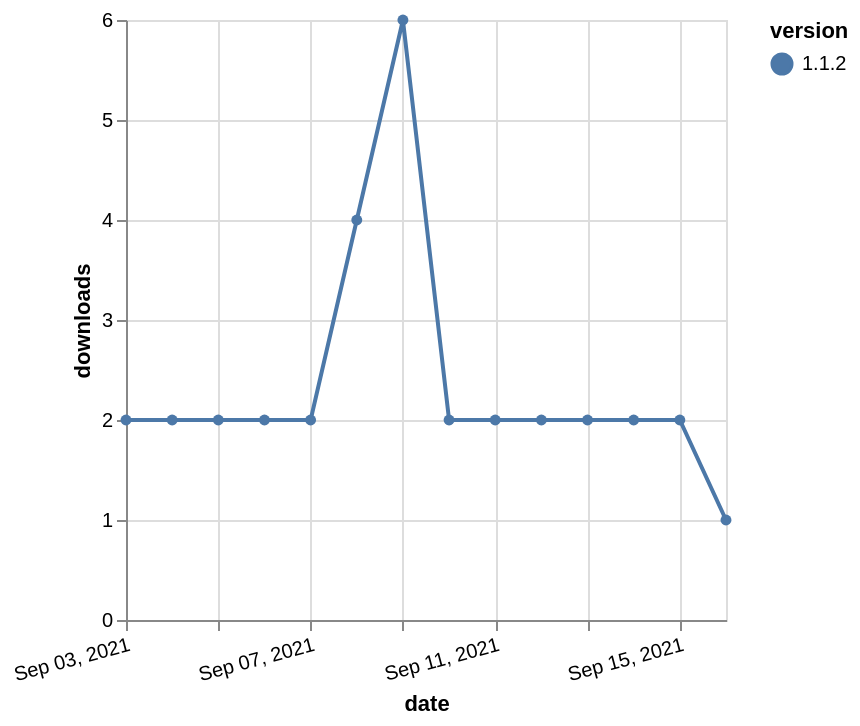

Source (Vega-Lite JSON):
### Vega-Lite specification from a JSON file in a GitHub repository (floating-point values rounded to 4 significant figures)
{"$schema": "https://vega.github.io/schema/vega-lite/v5.json", "description": "A simple bar chart with embedded data.", "data": {"values": [{"date": "2021-09-03", "total": 747, "delta": 2, "version": "1.1.2"}, {"date": "2021-09-04", "total": 749, "delta": 2, "version": "1.1.2"}, {"date": "2021-09-05", "total": 751, "delta": 2, "version": "1.1.2"}, {"date": "2021-09-06", "total": 753, "delta": 2, "version": "1.1.2"}, {"date": "2021-09-07", "total": 755, "delta": 2, "version": "1.1.2"}, {"date": "2021-09-08", "total": 759, "delta": 4, "version": "1.1.2"}, {"date": "2021-09-09", "total": 765, "delta": 6, "version": "1.1.2"}, {"date": "2021-09-10", "total": 767, "delta": 2, "version": "1.1.2"}, {"date": "2021-09-11", "total": 769, "delta": 2, "version": "1.1.2"}, {"date": "2021-09-12", "total": 771, "delta": 2, "version": "1.1.2"}, {"date": "2021-09-13", "total": 773, "delta": 2, "version": "1.1.2"}, {"date": "2021-09-14", "total": 775, "delta": 2, "version": "1.1.2"}, {"date": "2021-09-15", "total": 777, "delta": 2, "version": "1.1.2"}, {"date": "2021-09-16", "total": 778, "delta": 1, "version": "1.1.2"}]}, "width": "container", "mark": {"type": "line", "point": {"filled": true}}, "encoding": {"x": {"field": "date", "type": "temporal", "timeUnit": "yearmonthdate", "title": "date", "axis": {"labelAngle": -15}}, "y": {"field": "delta", "type": "quantitative", "title": "downloads"}, "color": {"field": "version", "type": "nominal"}, "tooltip": {"field": "delta"}}}
